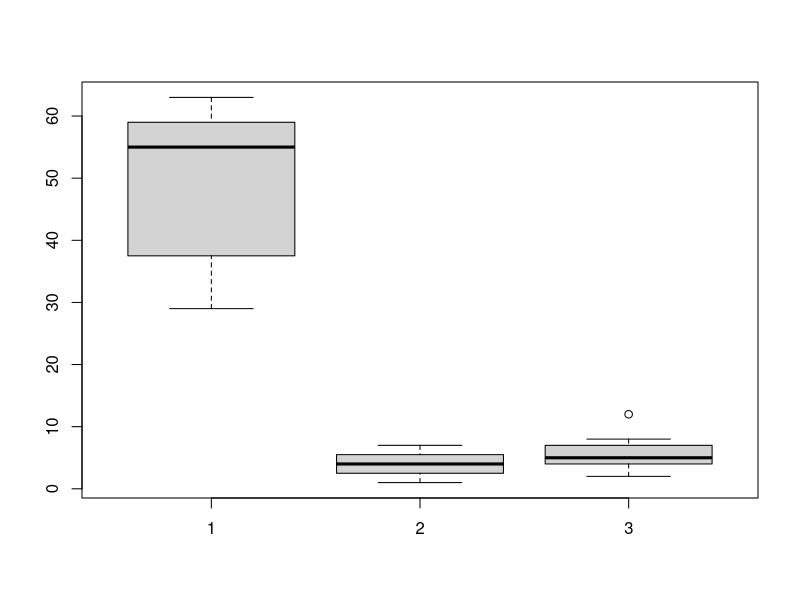

Write R code to recreate this figure. (Note: this script raises an error after producing the figure.)
j<-c(35,40,55,60,29,58,63)
library(ggplot2)
t<-c(1,2,3,4,5,6,7)
n<-c(12,5,5,6,2,8,3)
boxplot(j,t,n)
geom_histogram(j,t,n)
plot(j,t,n)
